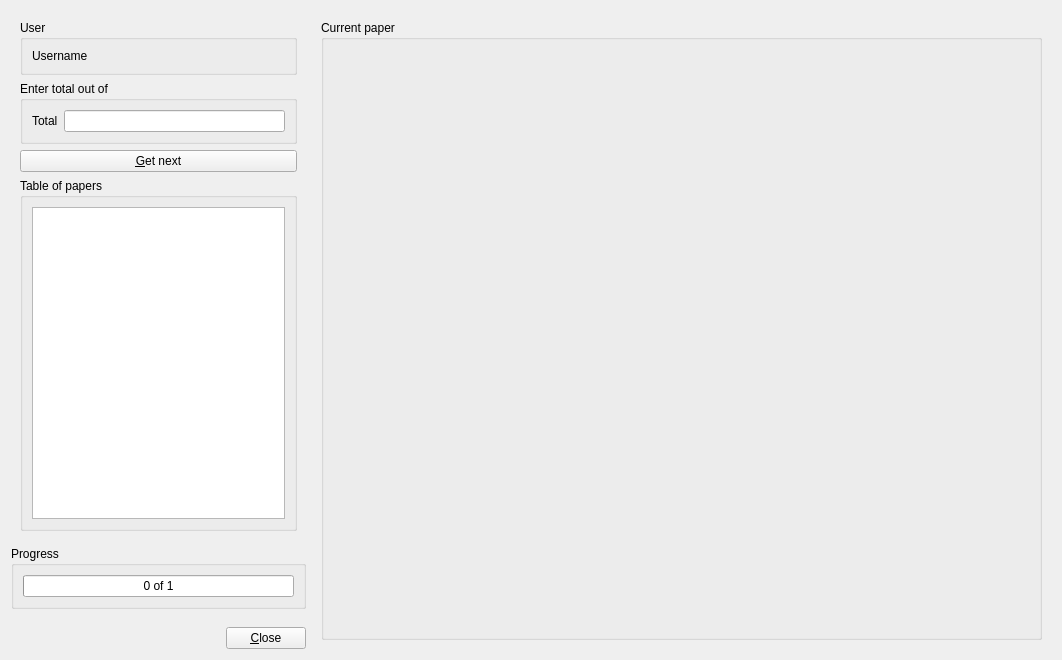
<?xml version="1.0" encoding="UTF-8"?>
<ui version="4.0">
 <class>TotalWindow</class>
 <widget class="QWidget" name="TotalWindow">
  <property name="windowModality">
   <enum>Qt::ApplicationModal</enum>
  </property>
  <property name="geometry">
   <rect>
    <x>0</x>
    <y>0</y>
    <width>1062</width>
    <height>660</height>
   </rect>
  </property>
  <property name="sizePolicy">
   <sizepolicy hsizetype="Preferred" vsizetype="Preferred">
    <horstretch>1</horstretch>
    <verstretch>1</verstretch>
   </sizepolicy>
  </property>
  <property name="baseSize">
   <size>
    <width>0</width>
    <height>0</height>
   </size>
  </property>
  <property name="windowTitle">
   <string>Enter total mark</string>
  </property>
  <layout class="QGridLayout" name="gridLayout_5">
   <property name="sizeConstraint">
    <enum>QLayout::SetDefaultConstraint</enum>
   </property>
   <item row="4" column="0">
    <layout class="QHBoxLayout" name="horizontalLayout">
     <property name="sizeConstraint">
      <enum>QLayout::SetDefaultConstraint</enum>
     </property>
     <item>
      <spacer name="horizontalSpacer">
       <property name="orientation">
        <enum>Qt::Horizontal</enum>
       </property>
       <property name="sizeHint" stdset="0">
        <size>
         <width>40</width>
         <height>20</height>
        </size>
       </property>
      </spacer>
     </item>
     <item>
      <widget class="QPushButton" name="closeButton">
       <property name="text">
        <string>&amp;Close</string>
       </property>
      </widget>
     </item>
    </layout>
   </item>
   <item row="0" column="1" rowspan="5">
    <widget class="QWidget" name="widget_2" native="true">
     <property name="sizePolicy">
      <sizepolicy hsizetype="Preferred" vsizetype="Preferred">
       <horstretch>5</horstretch>
       <verstretch>0</verstretch>
      </sizepolicy>
     </property>
     <layout class="QGridLayout" name="gridLayout_4">
      <property name="sizeConstraint">
       <enum>QLayout::SetDefaultConstraint</enum>
      </property>
      <item row="0" column="0">
       <widget class="QGroupBox" name="paperBox">
        <property name="title">
         <string>Current paper</string>
        </property>
        <layout class="QGridLayout" name="gridLayout_7">
         <property name="sizeConstraint">
          <enum>QLayout::SetDefaultConstraint</enum>
         </property>
        </layout>
       </widget>
      </item>
     </layout>
    </widget>
   </item>
   <item row="0" column="0">
    <widget class="QWidget" name="widget" native="true">
     <property name="sizePolicy">
      <sizepolicy hsizetype="Preferred" vsizetype="Preferred">
       <horstretch>2</horstretch>
       <verstretch>0</verstretch>
      </sizepolicy>
     </property>
     <layout class="QGridLayout" name="gridLayout_3">
      <property name="sizeConstraint">
       <enum>QLayout::SetNoConstraint</enum>
      </property>
      <item row="2" column="0">
       <widget class="QGroupBox" name="totalBox">
        <property name="title">
         <string>Enter total out of </string>
        </property>
        <layout class="QFormLayout" name="formLayout">
         <property name="sizeConstraint">
          <enum>QLayout::SetDefaultConstraint</enum>
         </property>
         <item row="0" column="0">
          <widget class="QLabel" name="markLabel">
           <property name="text">
            <string>Total</string>
           </property>
          </widget>
         </item>
         <item row="0" column="1">
          <widget class="QLineEdit" name="totalEdit"/>
         </item>
        </layout>
       </widget>
      </item>
      <item row="3" column="0">
       <widget class="QPushButton" name="nextButton">
        <property name="text">
         <string>&amp;Get next</string>
        </property>
       </widget>
      </item>
      <item row="0" column="0">
       <widget class="QGroupBox" name="userBox">
        <property name="title">
         <string>User</string>
        </property>
        <layout class="QGridLayout" name="gridLayout">
         <property name="sizeConstraint">
          <enum>QLayout::SetDefaultConstraint</enum>
         </property>
         <item row="0" column="0">
          <widget class="QLabel" name="userLabel">
           <property name="text">
            <string>Username</string>
           </property>
          </widget>
         </item>
        </layout>
       </widget>
      </item>
      <item row="4" column="0">
       <widget class="QGroupBox" name="tableBox">
        <property name="title">
         <string>Table of papers</string>
        </property>
        <layout class="QGridLayout" name="gridLayout_2">
         <property name="sizeConstraint">
          <enum>QLayout::SetDefaultConstraint</enum>
         </property>
         <item row="0" column="0">
          <widget class="QTableView" name="tableView">
           <property name="editTriggers">
            <set>QAbstractItemView::NoEditTriggers</set>
           </property>
           <property name="selectionMode">
            <enum>QAbstractItemView::SingleSelection</enum>
           </property>
           <property name="selectionBehavior">
            <enum>QAbstractItemView::SelectRows</enum>
           </property>
          </widget>
         </item>
        </layout>
       </widget>
      </item>
     </layout>
    </widget>
   </item>
   <item row="1" column="0">
    <widget class="QGroupBox" name="progressGroupBox">
     <property name="title">
      <string>Progress</string>
     </property>
     <layout class="QVBoxLayout" name="verticalLayout">
      <item>
       <widget class="QProgressBar" name="idProgressBar">
        <property name="maximum">
         <number>1</number>
        </property>
        <property name="value">
         <number>0</number>
        </property>
        <property name="format">
         <string>%v of %m</string>
        </property>
       </widget>
      </item>
     </layout>
    </widget>
   </item>
  </layout>
 </widget>
 <tabstops>
  <tabstop>totalEdit</tabstop>
  <tabstop>tableView</tabstop>
  <tabstop>nextButton</tabstop>
  <tabstop>closeButton</tabstop>
 </tabstops>
 <resources/>
 <connections/>
</ui>
